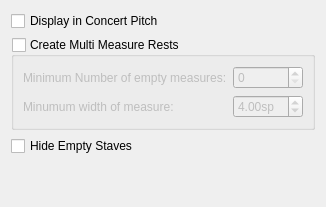
     <widget class="QWidget" name="Seite_5">
      <layout class="QVBoxLayout" name="verticalLayout_6">
       <item>
        <widget class="QCheckBox" name="concertPitch">
         <property name="text">
          <string>Display in Concert Pitch</string>
         </property>
        </widget>
       </item>
       <item>
        <widget class="QGroupBox" name="multiMeasureRests">
         <property name="title">
          <string>Create Multi Measure Rests</string>
         </property>
         <property name="flat">
          <bool>true</bool>
         </property>
         <property name="checkable">
          <bool>true</bool>
         </property>
         <property name="checked">
          <bool>false</bool>
         </property>
         <layout class="QVBoxLayout" name="verticalLayout_5">
          <item>
           <layout class="QFormLayout" name="formLayout_3">
            <item row="2" column="0">
             <widget class="QLabel" name="label_16">
              <property name="text">
               <string>Minumum width of measure:</string>
              </property>
             </widget>
            </item>
            <item row="2" column="1">
             <widget class="QDoubleSpinBox" name="minMeasureWidth">
              <property name="suffix">
               <string>sp</string>
              </property>
              <property name="minimum">
               <double>2.000000000000000</double>
              </property>
              <property name="value">
               <double>4.000000000000000</double>
              </property>
             </widget>
            </item>
            <item row="1" column="0">
             <widget class="QLabel" name="label_15">
              <property name="text">
               <string>Minimum Number of empty measures:</string>
              </property>
             </widget>
            </item>
            <item row="1" column="1">
             <widget class="QSpinBox" name="minEmptyMeasures"/>
            </item>
           </layout>
          </item>
         </layout>
        </widget>
       </item>
       <item>
        <widget class="QCheckBox" name="hideEmptyStaves">
         <property name="text">
          <string>Hide Empty Staves</string>
         </property>
        </widget>
       </item>
       <item>
        <spacer name="verticalSpacer">
         <property name="orientation">
          <enum>Qt::Vertical</enum>
         </property>
         <property name="sizeHint" stdset="0">
          <size>
           <width>20</width>
           <height>40</height>
          </size>
         </property>
        </spacer>
       </item>
      </layout>
     </widget>
